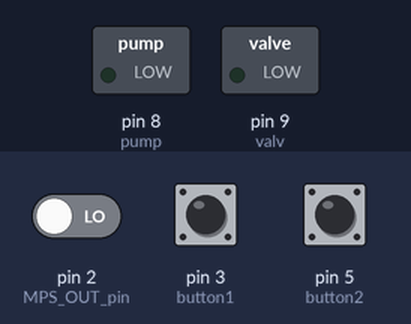
This sketch was run on a simulated Arduino Uno, built with avr-gcc and run on an emulated ATmega328P. On the bench: switched loads named in the sketch (green lamp = pin HIGH). Inputs (shaded band) come from the test bench; at power-on: pin 5 (button2) LOW, pin 3 (button1) LOW, pin 2 (MPS_OUT_pin) LOW. Pins used as bus, display or sensor lines are not drawn; what the sketch prints to the serial monitor is not drawn.

Above: at 1.2 s.
1.3 s: pin 5 (button2) pulled HIGH for 0.15 s
At 2.0 s:
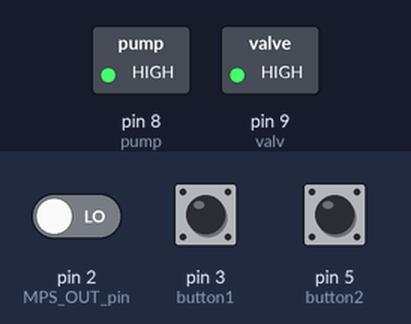
2.9 s: pin 3 (button1) pulled HIGH for 0.15 s
At 3.3 s:
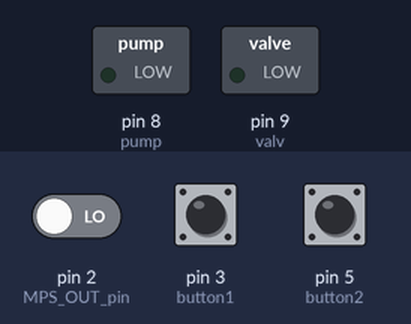
10.0 s: pin 5 (button2) pulled HIGH for 1 s
At 11.1 s:
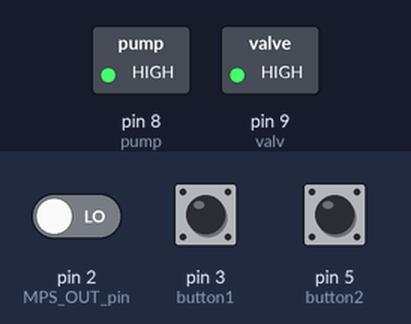
12.5 s: pin 3 (button1) pulled HIGH for 3.2 s
At 13.0 s:
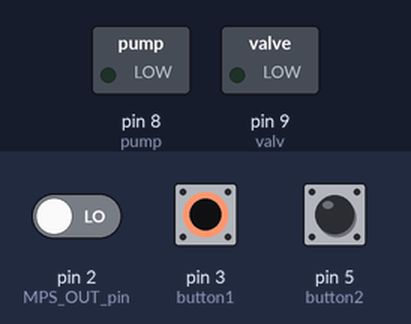
17.2 s: pin 3 (button1) driven HIGH and pin 5 (button2) driven HIGH
At 17.7 s:
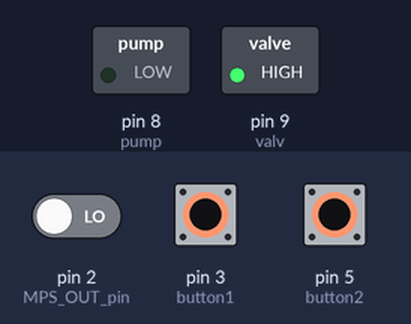
Timing chart, 0 to 19.7 s (numbered marks = the images above; inputs shaded):
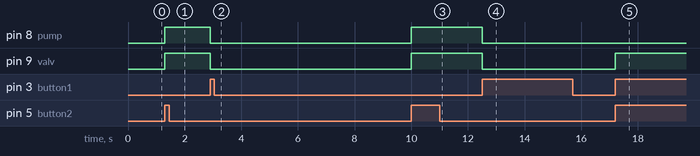

The sketch:

pneumatics_pressure.ino
```cpp
#include "Q2HX711.h"
#include "Average.h"

#define button1 3 // boutton de gauche
#define button2 5 // boutton de droite
#define pump 8
#define valv 9

const byte MPS_OUT_pin = 2; // OUT data pin
const byte MPS_SCK_pin = 4; // clock data pin
int avg_size = 10; // #pts to average over

Q2HX711 MPS20N0040D(MPS_OUT_pin, MPS_SCK_pin); // start comm with the HX710B
Average<long> ave(avg_size);


void setup() {

  pinMode(button1, INPUT);
  pinMode(button2, INPUT);

  pinMode(pump, OUTPUT);
  pinMode(valv , OUTPUT);

  Serial.begin(115200); // initialisation du port série

}

void loop() {

  boolean b1 = digitalRead(button1);
  boolean b2 = digitalRead(button2);
  // 0 = LOW = bouton appuyé , valve ouverte
  // 1 = HIGH = bouton relaché, valve fermée

  if(b1 == HIGH and b2 == HIGH)
  {
    Serial.println("Button state : 11 ");
    digitalWrite(pump, LOW);
    digitalWrite(valv, HIGH);
    ave.push(MPS20N0040D.read());
    Serial.println(ave.mean());
    delay(700);
  }

  if(b1 == LOW and b2 == HIGH)
  {
    Serial.println("Button state : 01");
    digitalWrite(pump , HIGH);
    digitalWrite(valv , HIGH);
    ave.push(MPS20N0040D.read());
    Serial.println(ave.mean());
    delay(700);
  }

  if(b1 == HIGH and b2 == LOW)
  {
    Serial.println("Button state : 10");
    digitalWrite(pump , LOW);
    digitalWrite(valv , LOW);
    ave.push(MPS20N0040D.read());
    Serial.println(ave.mean());
    delay(700);
  }

  if(b1 == LOW and b2 == LOW)
  {
    Serial.println("Button state : 00 #error");
  }
}
```

Average.h
```cpp
// (licence header left out)
#ifndef _AVERAGE_H
#define _AVERAGE_H

#if (ARDUINO >= 100)
# include <Arduino.h>
#else
# include <WProgram.h>
#endif

#include <math.h>

inline static float sqr(float x) {
    return x*x;
}

template <class T> class Average {
    private:
        // Private functions and variables here.  They can only be accessed
        // by functions within the class.
        T *_store;
        T _sum;                                               // _sum variable for faster mean calculation
        uint32_t _position;                                   // _position variable for circular buffer
        uint32_t _count;
        uint32_t _size;

    public:
        // Public functions and variables.  These can be accessed from
        // outside the class.
        Average(uint32_t size);
        ~Average();
        float rolling(T entry);
        void push(T entry);
        float mean();
        T mode();
        T minimum();
        T minimum(int *);
        T maximum();
        T maximum(int *);
        float stddev();
        T get(uint32_t);
        void leastSquares(float &m, float &b, float &r);
        int getCount();
        T predict(int x);
        T sum();
        void clear();
        Average<T> &operator=(Average<T> &a);

};

template <class T> int Average<T>::getCount() {
    return _count;
}

template <class T> Average<T>::Average(uint32_t size) {
    _size = size;
    _count = 0;
    _store = (T *)malloc(sizeof(T) * size);
    _position = 0;                                            // track position for circular storage
    _sum = 0;                                                 // track sum for fast mean calculation
    for (uint32_t i = 0; i < size; i++) {
        _store[i] = 0;
    }
}

template <class T> Average<T>::~Average() {
    free(_store);
}

template <class T> void Average<T>::push(T entry) {
    if (_count < _size) {                                     // adding new values to array
        _count++;                                             // count number of values in array
    } else {                                                    // overwriting old values
        _sum = _sum -_store[_position];                       // remove old value from _sum
    }
    _store[_position] = entry;                                // store new value in array
    _sum += entry;                                            // add the new value to _sum
    _position += 1;                                           // increment the position counter
    if (_position >= _size) _position = 0;                    // loop the position counter
}


template <class T> float Average<T>::rolling(T entry) {
    push(entry);
    return mean();
}

template <class T> float Average<T>::mean() {
    if (_count == 0) {
        return 0;
    }
    return ((float)_sum / (float)_count);                     // mean calculation based on _sum
}

template <class T> T Average<T>::mode() {
	uint32_t pos;
	uint32_t inner;
	T most;
	uint32_t mostcount;
	T current;
	uint32_t currentcount;

    if (_count == 0) {
        return 0;
    }

	most = get(0);
	mostcount = 1;
	for(pos = 0; pos < _count; pos++) {
		current = get(pos);
		currentcount = 1;
		for(inner = pos + 1; inner < _count; inner++) {
			if(get(inner) == current) {
				currentcount++;
			}
		}
		if(currentcount > mostcount) {
			most = current;
			mostcount = currentcount;
		}
		// If we have less array slices left than the current
		// maximum count, then there is no room left to find
		// a bigger count.  We have finished early and we can
		// go home.
		if(_count - pos < mostcount) {
			break;
		}
	}
	return most;
}

template <class T> T Average<T>::minimum() {
    return minimum(NULL);
}

template <class T> T Average<T>::minimum(int *index) {
	T minval;

    if (index != NULL) {
        *index = 0;
    }

    if (_count == 0) {
        return 0;
    }

	minval = get(0);

	for(uint32_t i = 0; i < _count; i++) {
		if(get(i) < minval) {
			minval = get(i);
            if (index != NULL) {
                *index = i;
            }
		}
	}
	return minval;
}

template <class T> T Average<T>::maximum() {
    return maximum(NULL);
}

template <class T> T Average<T>::maximum(int *index) {
	T maxval;

    if (index != NULL) {
        *index = 0;
    }

    if (_count == 0) {
        return 0;
    }

	maxval = get(0);

	for(uint32_t i = 0; i < _count; i++) {
		if(get(i) > maxval) {
			maxval = get(i);
            if (index != NULL) {
                *index = i;
            }
		}
	}
	return maxval;
}

template <class T> float Average<T>::stddev() {
	float square;
	float sum;
	float mu;
	float theta;

    if (_count == 0) {
        return 0;
    }

	mu = mean();

	sum = 0;
	for(uint32_t i = 0; i < _count; i++) {
		theta = mu - (float)get(i);
		square = theta * theta;
		sum += square;
	}
	return sqrt(sum/(float)_count);
}

template <class T> T Average<T>::get(uint32_t index) {
    if (index >= _count) {
        return -1;
    }

    int32_t start = _position - _count;
    if (start < 0) start += _size;
    uint32_t cindex = start + index;
    if (cindex >= _size) cindex -= _size;
    return _store[cindex];
}

template <class T> void Average<T>::leastSquares(float &m, float &c, float &r) {
    float   sumx = 0.0;                        /* sum of x                      */
    float   sumx2 = 0.0;                       /* sum of x**2                   */
    float   sumxy = 0.0;                       /* sum of x * y                  */
    float   sumy = 0.0;                        /* sum of y                      */
    float   sumy2 = 0.0;                       /* sum of y**2                   */

    for (uint32_t i=0;i<_count;i++)   {
        sumx  += i;
        sumx2 += sqr(i);
        sumxy += i * get(i);
        sumy  += get(i);
        sumy2 += sqr(get(i));
    }

    float denom = (_count * sumx2 - sqr(sumx));
    if (denom == 0) {
        // singular matrix. can't solve the problem.
        m = 0;
        c = 0;
        r = 0;
        return;
    }

    m = 0 - (_count * sumxy  -  sumx * sumy) / denom;
    c = (sumy * sumx2  -  sumx * sumxy) / denom;
    r = (sumxy - sumx * sumy / _count) / sqrt((sumx2 - sqr(sumx)/_count) * (sumy2 - sqr(sumy)/_count));
}

template <class T> T Average<T>::predict(int x) {
    float m, c, r;
    leastSquares(m, c, r); // y = mx + c;

    T y = m * x + c;
    return y;
}

// Return the sum of all the array items
template <class T> T Average<T>::sum() {
    return _sum;
}

template <class T> void Average<T>::clear() {
    _count = 0;
    _sum = 0;
    _position = 0;
}

template <class T> Average<T> &Average<T>::operator=(Average<T> &a) {
    clear();
    for (int i = 0; i < _size; i++) {
        push(a.get(i));
    }
    return *this;
}

#endif
```

Q2HX711.cpp
```cpp
#include <Arduino.h>
#include "Q2HX711.h"

Q2HX711::Q2HX711(byte output_pin, byte clock_pin) {
  CLOCK_PIN  = clock_pin;
  OUT_PIN  = output_pin;
  GAIN = 1;
  pinsConfigured = false;
}

Q2HX711::~Q2HX711() {
}

bool Q2HX711::readyToSend() {
  if (!pinsConfigured) {
    // We need to set the pin mode once, but not in the constructor
    pinMode(CLOCK_PIN, OUTPUT);
    pinMode(OUT_PIN, INPUT);
    pinsConfigured = true;
  }
  return digitalRead(OUT_PIN) == LOW;
}

void Q2HX711::setGain(byte gain) {
  switch (gain) {
    case 128:
      GAIN = 1;
      break;
    case 64:
      GAIN = 3;
      break;
    case 32:
      GAIN = 2;
      break;
  }

  digitalWrite(CLOCK_PIN, LOW);
  read();
}

long Q2HX711::read() {
   while (!readyToSend());

  byte data[3];

  for (byte j = 3; j--;) {
      data[j] = shiftIn(OUT_PIN,CLOCK_PIN, MSBFIRST);
  }

  // set gain
  for (int i = 0; i < GAIN; i++) {
    digitalWrite(CLOCK_PIN, HIGH);
    digitalWrite(CLOCK_PIN, LOW);
  }

  data[2] ^= 0x80;
  return ((uint32_t) data[2] << 16) | ((uint32_t) data[1] << 8) | (uint32_t) data[0];
}
```

Q2HX711.h
```cpp
#ifndef Q2HX711_h
#define Q2HX711_h
#include "Arduino.h"

class Q2HX711
{
  private:
    byte CLOCK_PIN;
    byte OUT_PIN;
    byte GAIN;
    bool pinsConfigured;

  public:
    Q2HX711(byte output_pin, byte clock_pin);
    virtual ~Q2HX711();
    bool readyToSend();
    void setGain(byte gain = 128);
    long read();
};

#endif /* Q2HX711_h */
```

Measured:
- after the input at 1.3 s, pin 8 (pump), pin 9 (valv): LOW → HIGH at once
- after the input at 2.9 s, pin 8 (pump), pin 9 (valv): HIGH → LOW at once
- after the input at 10.0 s, pin 8 (pump), pin 9 (valv): LOW → HIGH at once
- after the input at 12.5 s, pin 8 (pump), pin 9 (valv): HIGH → LOW at once
- after the input at 17.2 s, pin 9 (valv): LOW → HIGH at once
